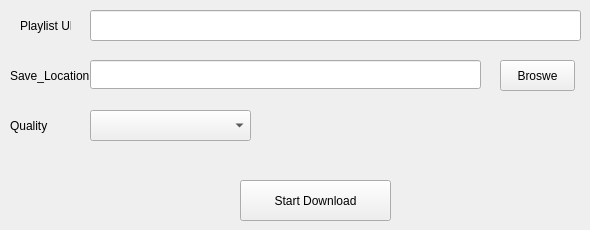
    <widget class="QWidget" name="tab_2">
     <attribute name="title">
      <string>Download Youtube Playlist</string>
     </attribute>
     <widget class="QLabel" name="label_6">
      <property name="geometry">
       <rect>
        <x>20</x>
        <y>10</y>
        <width>51</width>
        <height>31</height>
       </rect>
      </property>
      <property name="text">
       <string>Playlist URL</string>
      </property>
     </widget>
     <widget class="QLineEdit" name="lineEdit_5">
      <property name="geometry">
       <rect>
        <x>90</x>
        <y>10</y>
        <width>491</width>
        <height>31</height>
       </rect>
      </property>
      <property name="toolTip">
       <string>&lt;html&gt;&lt;head/&gt;&lt;body&gt;&lt;p&gt;Enter Your URL&lt;/p&gt;&lt;/body&gt;&lt;/html&gt;</string>
      </property>
     </widget>
     <widget class="QLabel" name="label_7">
      <property name="geometry">
       <rect>
        <x>10</x>
        <y>60</y>
        <width>81</width>
        <height>31</height>
       </rect>
      </property>
      <property name="text">
       <string>Save_Location</string>
      </property>
     </widget>
     <widget class="QLineEdit" name="lineEdit_6">
      <property name="geometry">
       <rect>
        <x>90</x>
        <y>60</y>
        <width>391</width>
        <height>29</height>
       </rect>
      </property>
      <property name="toolTip">
       <string>&lt;html&gt;&lt;head/&gt;&lt;body&gt;&lt;p&gt;Save_Location&lt;/p&gt;&lt;/body&gt;&lt;/html&gt;</string>
      </property>
     </widget>
     <widget class="QPushButton" name="pushButton_5">
      <property name="geometry">
       <rect>
        <x>500</x>
        <y>60</y>
        <width>75</width>
        <height>31</height>
       </rect>
      </property>
      <property name="toolTip">
       <string>&lt;html&gt;&lt;head/&gt;&lt;body&gt;&lt;p&gt;Press To Change Save_Location&lt;/p&gt;&lt;/body&gt;&lt;/html&gt;</string>
      </property>
      <property name="text">
       <string>Broswe</string>
      </property>
     </widget>
     <widget class="QComboBox" name="comboBox_2">
      <property name="geometry">
       <rect>
        <x>90</x>
        <y>110</y>
        <width>161</width>
        <height>31</height>
       </rect>
      </property>
     </widget>
     <widget class="QLabel" name="label_8">
      <property name="geometry">
       <rect>
        <x>10</x>
        <y>110</y>
        <width>61</width>
        <height>31</height>
       </rect>
      </property>
      <property name="text">
       <string>Quality</string>
      </property>
     </widget>
     <widget class="QPushButton" name="pushButton_6">
      <property name="geometry">
       <rect>
        <x>240</x>
        <y>180</y>
        <width>151</width>
        <height>41</height>
       </rect>
      </property>
      <property name="toolTip">
       <string>&lt;html&gt;&lt;head/&gt;&lt;body&gt;&lt;p&gt;Press To Start The Download&lt;/p&gt;&lt;/body&gt;&lt;/html&gt;</string>
      </property>
      <property name="text">
       <string>Start Download</string>
      </property>
     </widget>
    </widget>
